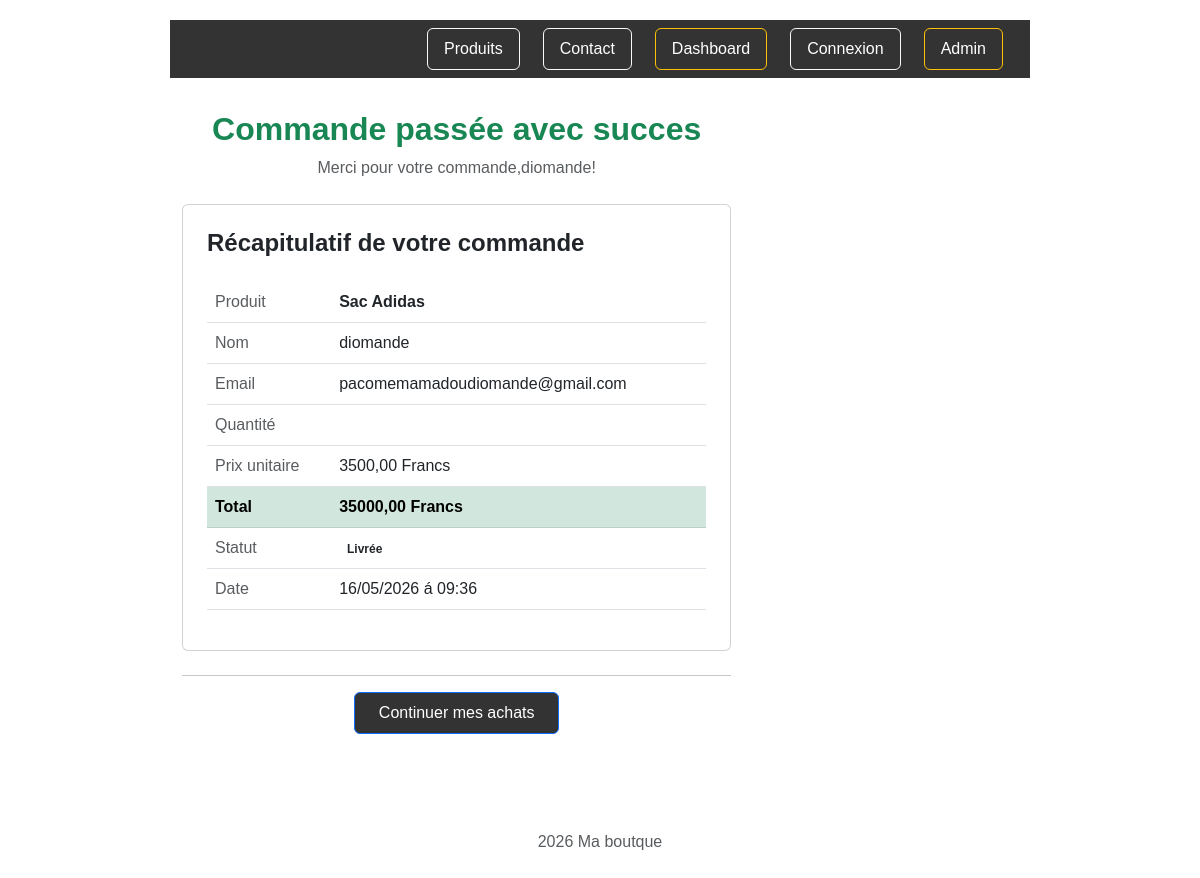
The page /produits/confirmation/1/ on the database its author committed.
### boutique/models.py (models this page shows, shortened)
class Commande(models.Model):
    STATUS = [
        ('EN_ATTENTE', 'En attente'),
        ('CONFIRMEE','Confirmée'),
        ('LIVREE','Livrée'),
        ('ANNULEE', 'Annulée'),
    ]
    produit = models.ForeignKey(
              Produit,
              on_delete=models.CASCADE,
              related_name='commandes'
           )
    utilisateur =models.ForeignKey(User, on_delete=models.SET_NULL, null=True, blank=True)
    client_nom = models.CharField(max_length=100)
    client_email =models.EmailField()
    quantite = models.PositiveIntegerField(default=0)
    date_commande = models.DateTimeField(auto_now_add=True)
    statut  = models.CharField(
        max_length=20,
        choices= STATUS,
        default='EN_ATTENTE'
        )

class Produit(models.Model):
    nom = models.CharField(max_length=200)
    description = models.TextField()
    prix = models.DecimalField(max_digits=8, decimal_places=2)
    stock = models.PositiveIntegerField(default=0)
    disponible = models.BooleanField(default=True)
    date_ajout = models.DateTimeField(auto_now_add=True)
    image  =models.ImageField(
        upload_to='produits/',
        blank=True,
        null=True
    )

### boutique/views.py (the view)
# urls.py: path('confirmation/<int:pk>/',views.confirmation, name='confirmation'),
def confirmation(request,pk):
    from.models import Commande
    commande = get_object_or_404(Commande,pk=pk)
    total = commande.produit.prix*commande.quantite
    return render(request,'boutique/confirmation.html',{
        'commande':commande,
        'total':total,
    })

### templates/boutique/confirmation.html (shortened to what this page needs)
{% extends "boutique/base.html" %}
{% block content %}
<div class="row justfy-content-center">
    <div class="col-md-8">
        <div class="text-center mb-4">
            <h2 class="fw-bold text-success">Commande passée avec succes</h2>
            <p class="text-muted">Merci pour votre commande,{{commande.client_nom}}!</p>
        </div>
        <div class="card p-4 mb-4">
            <h4 class="fw-bold mb-4">Récapitulatif de votre commande</h4>
            <table class="table">
                <tr>
                    <td class="text-muted">Produit</td>
                    <td class="fw-bold">{{commande.produit.nom}}</td>
                </tr>
                <tr>
                    <td class="text-muted">Nom</td>
                    <td>{{commande.client_nom}}</td>
                </tr>
                <tr>
                    <td class="text-muted">Email</td>
                    <td>{{commande.client_email}}</td>
                </tr>
                <tr>
                    <td class="text-muted">Quantité</td>
                    <td>{{comande.quantite}}</td>
                </tr>
                <tr>
                    <td class="text-muted">Prix unitaire</td>
                    <td>{{commande.produit.prix}} Francs</td>
                </tr>
                <tr class="table-success">
                    <td class="fw-bold">Total</td>
                    <td class="fw-bold text-">{{total}} Francs</td>
                </tr>
                <tr>
                    <td class="text-muted">Statut</td>
                    <td>
                        <span class="badge bg-warnin text-dark">
                            {{commande.get_statut_display}}
                        </span>
                    </td>
                </tr>
                <tr>
                    <td class="text-muted">Date</td>
                    <td>
                        {{commande.date_commande|date:"d/m/Y á h:i"}}
                    </td>
                </tr>
            </table>
        </div>
        <hr>
        <div class="d-flex gap-3 justify-content-center">
            <a href="{%url 'boutique:liste'%}" class="btn btn-primary px-4">
                Continuer mes achats
            </a>
        </div>
    </div>
</div>
{% endblock  %}

### templates/boutique/base.html (style rules this page uses)
body { font-family:Arial; max-width:900px; margin:auto; padding: 20px; }
.btn { background:#333; color:white; padding:8px 16px; text-decoration:non; border-raduis:4px }

### rows shown on the page
Commande: client_nom "diomande", produit.nom "Sac Adidas", client_email "pacomemamadoudiomande@gmail.com", produit.prix "3500,00", statut "Livrée", date_commande "16/05/2026 á 09:36"

### other values the page prints
{{ total }} "35000,00"
